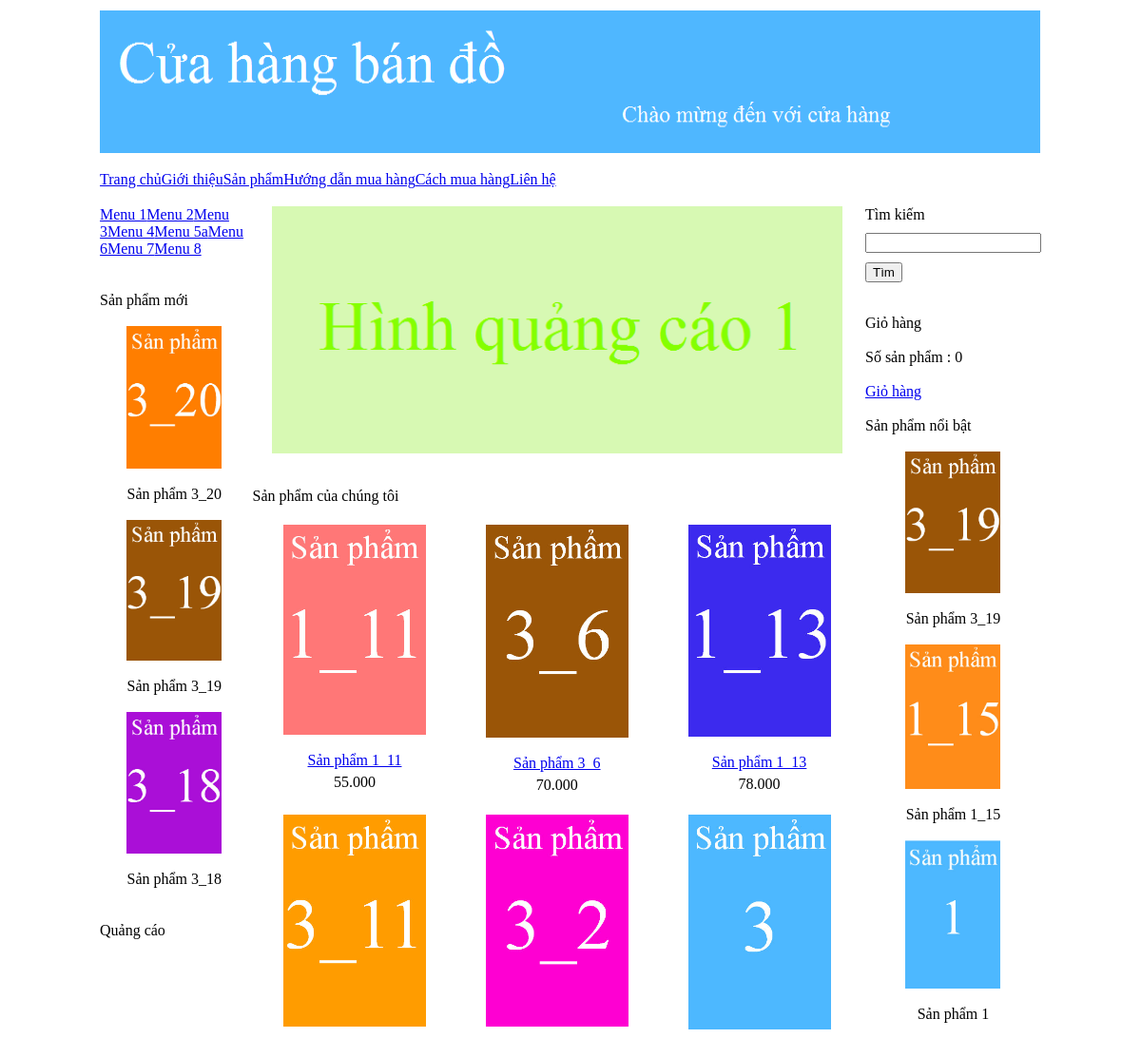
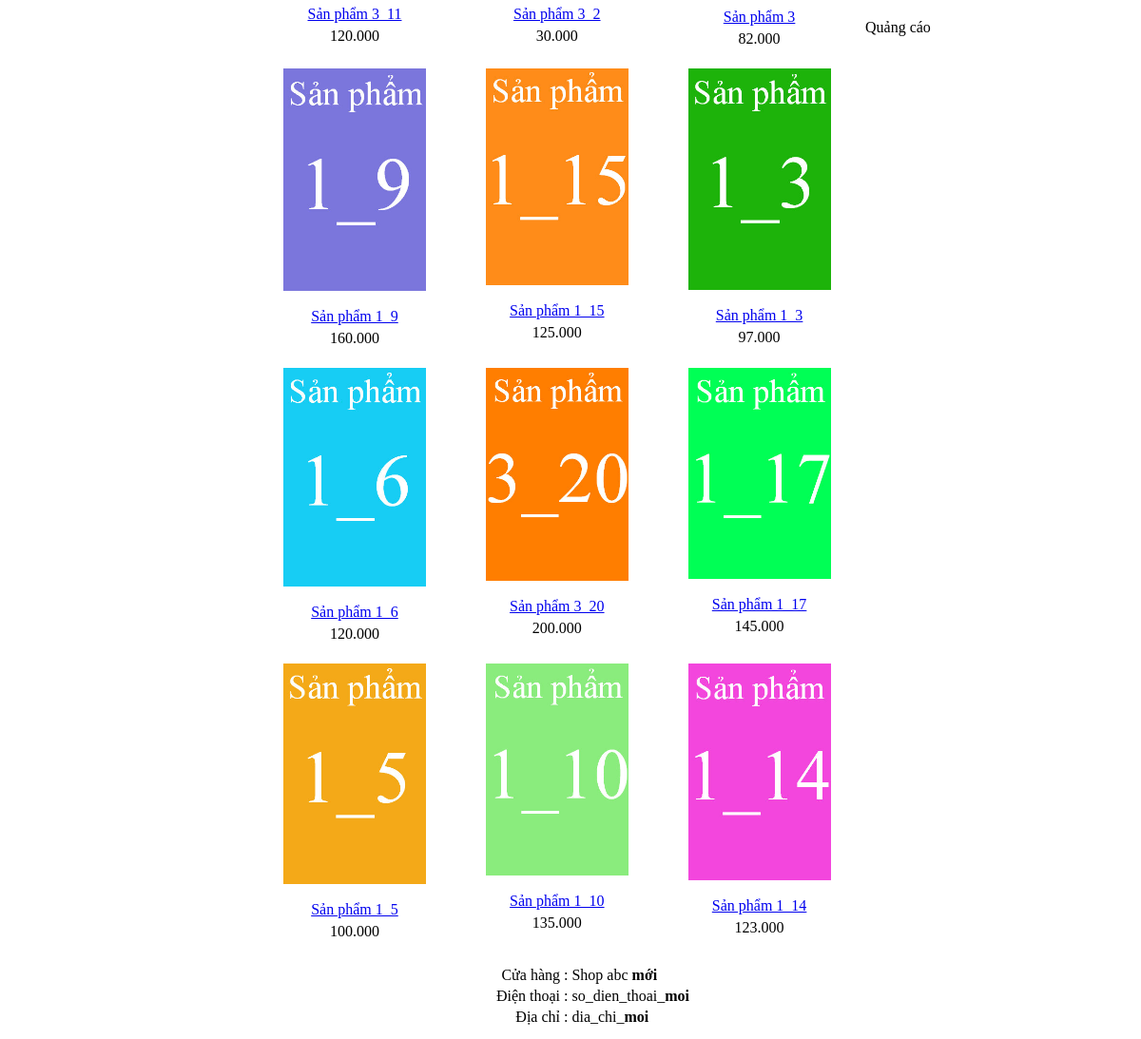
/ban_hang/ban_hang/index.php, run on the app's committed database (2 pictures, top to bottom).
### tables this page shows
CREATE TABLE IF NOT EXISTS `banner` (
  `id` int(11) NOT NULL AUTO_INCREMENT,
  `hinh` varchar(256) NOT NULL,
  `rong` varchar(256) NOT NULL,
  `cao` varchar(256) NOT NULL,
  PRIMARY KEY (`id`)
);

CREATE TABLE IF NOT EXISTS `menu_ngang` (
  `id` int(11) NOT NULL AUTO_INCREMENT,
  `ten` varchar(256) NOT NULL,
  `noi_dung` mediumtext NOT NULL,
  `loai_menu` varchar(256) NOT NULL,
  PRIMARY KEY (`id`)
);

CREATE TABLE IF NOT EXISTS `menu_doc` (
  `id` int(11) NOT NULL AUTO_INCREMENT,
  `ten` varchar(256) NOT NULL,
  PRIMARY KEY (`id`)
);

CREATE TABLE IF NOT EXISTS `san_pham` (
  `id` int(11) NOT NULL AUTO_INCREMENT,
  `ten` varchar(256) NOT NULL,
  `gia` int(255) NOT NULL,
  `hinh_anh` varchar(256) NOT NULL,
  `noi_dung` mediumtext NOT NULL,
  `thuoc_menu` int(255) NOT NULL,
  `noi_bat` varchar(256) NOT NULL,
  `trang_chu` varchar(256) NOT NULL,
  `sap_xep_trang_chu` int(255) NOT NULL,
  PRIMARY KEY (`id`)
);

CREATE TABLE IF NOT EXISTS `slideshow` (
  `id` int(11) NOT NULL AUTO_INCREMENT,
  `hinh` varchar(256) NOT NULL,
  `lien_ket` varchar(256) NOT NULL,
  PRIMARY KEY (`id`)
);

CREATE TABLE IF NOT EXISTS `footer` (
  `id` int(11) NOT NULL AUTO_INCREMENT,
  `html` mediumtext NOT NULL,
  PRIMARY KEY (`id`)
);

### ban_hang/ban_hang/chuc_nang/san_pham/san_pham_trang_chu.php (the view)
<br><br>
Sản phẩm của chúng tôi
<br><br>
<?php
	$link = mysqli_connect("localhost","root","") or die ("Khong the ket noi den CSDL");
	mysqli_set_charset($link, "UTF8");
	mysqli_select_db($link,"ban_hang");
	$sql = "select id,ten,gia,hinh_anh,thuoc_menu from san_pham where trang_chu='co' order by sap_xep_trang_chu desc limit 0,15;";
	$result = mysqli_query($link, $sql);
	echo "<table>";
	while($row = mysqli_fetch_array($result, MYSQLI_BOTH))
	{
		echo "<tr>";
			for($i=1;$i<=3;$i++)
			{
				echo "<td align='center' width='215px' valign='top' >";
					if($row!=false)
					{
						$link_anh="hinh_anh/san_pham/".$row['hinh_anh'];
						$link_chi_tiet="?thamso=chi_tiet_san_pham&id=".$row['id'];
						$gia=$row['gia'];
						$gia=number_format($gia,0,",",".");
						echo "<a href='$link_chi_tiet' >";
							echo "<img src='$link_anh' width='150px' >";
						echo "</a>";
						echo "<br>";
						echo "<br>";
						echo "<a href='$link_chi_tiet' >";
							echo $row['ten'];
						echo "</a>";
						echo "<div style='margin-top:5px' >";
						echo $gia;
						echo "</div>";
						echo "<br>";
					}
					else
					{
						echo "&nbsp;";
					}
				echo "</td>";
				if($i!=3)
				{
					$row = mysqli_fetch_array($result, MYSQLI_BOTH);
				}
			}
		echo "</tr>";
	}
	echo "</table>";
?>

### ban_hang/ban_hang/index.php (shortened to what this page needs)
<html>
	<head>
		<link rel="stylesheet" type="text/css" href="giao_dien/giao_dien.css">
	</head>
	<body>
		<center>
			<table width="990px">
				<tr>
					<td colspan="3"><?php include("chuc_nang/banner/banner.php"); ?></td>
				</tr>
				<tr>
					<td colspan="3" height="50px" >
						<?php
							include("chuc_nang/menu_ngang/menu_ngang.php");
						?>
					</td>
				</tr>
				<tr>
					<td width="170px" valign="top" >
					<?php
						include("chuc_nang/menu_doc/menu_doc.php");
						include("chuc_nang/san_pham/moi.php");
						include("chuc_nang/quang_cao/trai.php");
					?>
					</td>
					<td width="650px" valign="top" >
						<?php
							include("chuc_nang/dieu_huong.php");
						?>
					</td>
					<td width="170px" valign="top" >
					<?php
						include("chuc_nang/tim_kiem/vung_tim_kiem.php");
						include("chuc_nang/gio_hang/vung_gio_hang.php");
						include("chuc_nang/san_pham/noi_bat.php");
						include("chuc_nang/quang_cao/phai.php");
					?>
					</td>
				</tr>
				<tr>
					<td colspan="3"><?php include("chuc_nang/footer/footer.php"); ?></td>
				</tr>
			</table>
		</center>
	</body>
</html>

### ban_hang/ban_hang/chuc_nang/banner/banner.php
<?php
	$link = mysqli_connect("localhost","root","") or die ("Khong the ket noi den CSDL");
	mysqli_set_charset($link, "UTF8");
	mysqli_select_db($link,"ban_hang");
	$sql = "select * from banner limit 0,1;";
	$result = mysqli_query($link, $sql);
	$row = mysqli_fetch_array($result, MYSQLI_BOTH);
	$link_hinh="hinh_anh/banner/".$row['hinh'];
	echo "<img src='".$link_hinh."' width='".$row['rong']."' height='".$row['cao']."' >";
?>

### ban_hang/ban_hang/chuc_nang/menu_ngang/menu_ngang.php
<?php
	$link = mysqli_connect("localhost","root","") or die ("Khong the ket noi den CSDL");
	mysqli_set_charset($link, "UTF8");
	mysqli_select_db($link,"ban_hang");
	$sql = "select id,ten,loai_menu from menu_ngang order by id;";
	$result = mysqli_query($link, $sql);
	echo "<div class='menu_ngang' >";
	echo "<a href='index.php'>Trang chủ</a>";
	while($row = mysqli_fetch_array($result, MYSQLI_BOTH))
	{
		if($row['loai_menu']==""){$link_menu="?thamso=xuat_mot_tin&id=".$row['id'];}
		if($row['loai_menu']=="san_pham"){$link_menu="?thamso=xuat_san_pham_2";}
		echo "<a href='$link_menu'>";
			echo $row['ten'];
		echo "</a>";
	}
	echo "</div>";
?>

### ban_hang/ban_hang/chuc_nang/menu_doc/menu_doc.php
<?php
	$link = mysqli_connect("localhost","root","") or die ("Khong the ket noi den CSDL");
	mysqli_set_charset($link, "UTF8");
	mysqli_select_db($link,"ban_hang");
	$sql = "select * from menu_doc order by id;";
	$result = mysqli_query($link, $sql);
	echo "<div class='menu_doc' >";
	while($row = mysqli_fetch_array($result, MYSQLI_BOTH))
	{
		$link="?thamso=xuat_san_pham&id=".$row['id'];
		echo "<a href='$link'>";
			echo $row['ten'];
		echo "</a>";
	}
	echo "</div>";
?>

### ban_hang/ban_hang/chuc_nang/san_pham/moi.php
<br><br>
Sản phẩm mới <br><br>
<center>
	<?php
		$link = mysqli_connect("localhost","root","") or die ("Khong the ket noi den CSDL");
		mysqli_set_charset($link, "UTF8");
		mysqli_select_db($link,"ban_hang");
		$sql = "select id,ten,hinh_anh from san_pham order by id desc limit 0,3;";
		$result = mysqli_query($link, $sql);
		while($row = mysqli_fetch_array($result, MYSQLI_BOTH))
		{
			$link_anh="hinh_anh/san_pham/".$row['hinh_anh'];
			$link_chi_tiet="?thamso=chi_tiet_san_pham&id=".$row['id'];
			echo "<a href='$link_chi_tiet' >";
				echo "<img src='$link_anh' width='100px' >";
			echo "</a>";
			echo "<br><br>";
			echo $row['ten'];
			echo "<br>";
			echo "<br>";
		}
	?>
</center>

### ban_hang/ban_hang/chuc_nang/quang_cao/trai.php (shortened to what this page needs)
<br>Quảng cáo <br><br>

### ban_hang/ban_hang/chuc_nang/dieu_huong.php (shortened to what this page needs)
<?php
	if(isset($_GET['thamso'])){$tham_so=$_GET['thamso'];}else{$tham_so="";}
	switch($tham_so)
	{
		default:
			include("chuc_nang/slideshow/slideshow.php");
			include("chuc_nang/san_pham/san_pham_trang_chu.php");
	}
?>

### ban_hang/ban_hang/chuc_nang/slideshow/slideshow.php (shortened to what this page needs)
<center>
<div class="slideshow" id="slideshow" >
	<?php
		$link = mysqli_connect("localhost","root","") or die ("Khong the ket noi den CSDL");
		mysqli_set_charset($link, "UTF8");
		mysqli_select_db($link,"ban_hang");
		$sql = "select hinh,lien_ket from slideshow order by id;";
		$result = mysqli_query($link, $sql);
		while($row = mysqli_fetch_array($result, MYSQLI_BOTH))
		{
			$link_hinh="hinh_anh/slideshow/".$row['hinh'];
			echo "<a href='".$row['lien_ket']."'>";
				echo "<img src='".$link_hinh."'>";
			echo "</a>";
		}
	?>
</div>
</center>

### ban_hang/ban_hang/chuc_nang/tim_kiem/vung_tim_kiem.php (shortened to what this page needs)
Tìm kiếm <br>
<form>
    <input type="text" name="tu_khoa" value="" style="margin-top:10px;margin-bottom:10px;" >
    <input type="submit" value="Tìm" >
</form>

### ban_hang/ban_hang/chuc_nang/gio_hang/vung_gio_hang.php (shortened to what this page needs)
<br>
Giỏ hàng <br><br>
<?php
	$so_luong=0;
?>
Số sản phẩm : <?php echo $so_luong; ?>
<br><br>
<a href="?thamso=gio_hang">Giỏ hàng</a>

### ban_hang/ban_hang/chuc_nang/san_pham/noi_bat.php
<br><br>
Sản phẩm nổi bật <br><br>
<center>
	<?php
		$link = mysqli_connect("localhost","root","") or die ("Khong the ket noi den CSDL");
		mysqli_set_charset($link, "UTF8");
		mysqli_select_db($link,"ban_hang");
		$sql = "select id,ten,hinh_anh from san_pham where noi_bat='co' order by id desc limit 0,3;";
		$result = mysqli_query($link, $sql);
		while($row = mysqli_fetch_array($result, MYSQLI_BOTH))
		{
			$link_anh="hinh_anh/san_pham/".$row['hinh_anh'];
			$link_chi_tiet="?thamso=chi_tiet_san_pham&id=".$row['id'];
			echo "<a href='$link_chi_tiet' >";
				echo "<img src='$link_anh' width='100px' >";
			echo "</a>";
			echo "<br><br>";
			echo $row['ten'];
			echo "<br>";
			echo "<br>";
		}
	?>
</center>

### ban_hang/ban_hang/chuc_nang/quang_cao/phai.php (shortened to what this page needs)
<br>Quảng cáo <br><br>

### ban_hang/ban_hang/chuc_nang/footer/footer.php
<?php
	$link = mysqli_connect("localhost","root","") or die ("Khong the ket noi den CSDL");
	mysqli_set_charset($link, "UTF8");
	mysqli_select_db($link,"ban_hang");
	$sql = "select * from footer limit 0,1;";
	$result = mysqli_query($link, $sql);
	$row = mysqli_fetch_array($result, MYSQLI_BOTH);
	echo $row['html'];
?>

### ban_hang/ban_hang/chuc_nang/slideshow/slideshow.php (style rules this page uses)
div.slideshow img { width:600px;height:260px }

### data on the page
banner: hinh (picture)
menu_ngang: ten "Giới thiệu"
menu_ngang: ten "Sản phẩm"
menu_ngang: ten "Hướng dẫn mua hàng"
menu_ngang: ten "Cách mua hàng"
menu_ngang: ten "Liên hệ"
menu_doc: ten "Menu 1"
menu_doc: ten "Menu 2"
menu_doc: ten "Menu 3"
menu_doc: ten "Menu 4"
menu_doc: ten "Menu 5a"
menu_doc: ten "Menu 6"
menu_doc: ten "Menu 7"
menu_doc: ten "Menu 8"
san_pham: hinh_anh (picture), ten "Sản phẩm 3_20", gia "200.000"
san_pham: hinh_anh (picture), ten "Sản phẩm 3_19"
san_pham: hinh_anh (picture), ten "Sản phẩm 3_18"
slideshow: hinh (picture)
san_pham: hinh_anh (picture), ten "Sản phẩm 1_11", gia "55.000"
san_pham: hinh_anh (picture), ten "Sản phẩm 3_6", gia "70.000"
san_pham: hinh_anh (picture), ten "Sản phẩm 1_13", gia "78.000"
san_pham: hinh_anh (picture), ten "Sản phẩm 3_11", gia "120.000"
san_pham: hinh_anh (picture), ten "Sản phẩm 3_2", gia "30.000"
san_pham: hinh_anh (picture), ten "Sản phẩm 3", gia "82.000"
san_pham: hinh_anh (picture), ten "Sản phẩm 1_9", gia "160.000"
san_pham: hinh_anh (picture), ten "Sản phẩm 1_15", gia "125.000"
san_pham: hinh_anh (picture), ten "Sản phẩm 1_3", gia "97.000"
san_pham: hinh_anh (picture), ten "Sản phẩm 1_6", gia "120.000"
san_pham: hinh_anh (picture), ten "Sản phẩm 1_17", gia "145.000"
san_pham: hinh_anh (picture), ten "Sản phẩm 1_5", gia "100.000"
san_pham: hinh_anh (picture), ten "Sản phẩm 1_10", gia "135.000"
san_pham: hinh_anh (picture), ten "Sản phẩm 1_14", gia "123.000"
san_pham: hinh_anh (picture), ten "Sản phẩm 1"
footer: html "Cửa hàng : Shop abc mới Điện thoại : so_dien_thoai_ moi Địa chỉ : dia_chi_ moi"

### other printed values
$so_luong "0"
